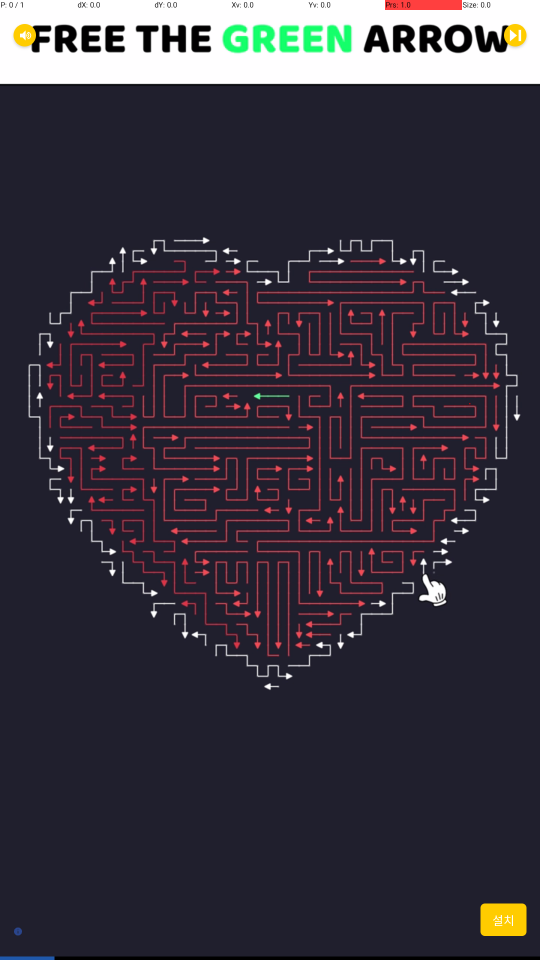
#> input picture virtual_player/data/games/carmatch/screenshots/AD.png, 1080 x 1920 px (shown at 1/2 size); its folder holds only this picture in this run
$ python board_analyzer.py ../data/games/carmatch/screenshots/AD.png
#> lines starting #> are read from the running program, lines starting #| are printed output that depends on the picture; after the words box and inside, x2 and y2 are one past the last pixel; in counts of white or black regions, pixels touching at a corner belong together
"""
Board Analyzer v2 — Connected Components + Color Clustering
=============================================================
게임 스크린샷에서 퍼즐 보드를 정밀 분석.

기존 FFT 방식의 한계를 극복:
  - Connected Components로 개별 셀 감지
  - K-means 색상 클러스터링으로 타일 색상 분류
  - 가장자리 불완전 셀 자동 제거
  - 워터마크/텍스트 자동 무시

사용법:
  python board_analyzer.py <이미지> [--output-dir <출력폴더>] [--game balloonflow]
  python board_analyzer.py <이미지폴더> --batch [--output-dir <출력폴더>]
"""

import argparse
import json
import sys
from collections import Counter
from pathlib import Path

import cv2
import numpy as np
from PIL import Image


# ══════════════════════════════════════════════════════════════
#  1. Board Crop (개선 — 타일 시작점 기준)
# ══════════════════════════════════════════════════════════════

def crop_board_precise(img):
    """프레임이 아닌 타일 시작점을 기준으로 보드를 크롭.

    단계:
      1. 채도가 높은 영역 = 타일 (프레임/배경은 무채색)
      2. 타일 영역의 bounding box = 보드
    """
    h, w = img.shape[:2]
    hsv = cv2.cvtColor(img, cv2.COLOR_BGR2HSV)

    # 채도 > 40인 픽셀 = 색이 있는 타일
    sat_mask = hsv[:, :, 1] > 40
    # 밝기도 어느 정도 있어야 (너무 어두운 건 갭/배경)
    val_mask = hsv[:, :, 2] > 60
    tile_mask = (sat_mask & val_mask).astype(np.uint8) * 255

    # 모폴로지로 노이즈 제거 + 타일 연결
    kernel = cv2.getStructuringElement(cv2.MORPH_RECT, (5, 5))
    tile_mask = cv2.morphologyEx(tile_mask, cv2.MORPH_CLOSE, kernel)
    tile_mask = cv2.morphologyEx(tile_mask, cv2.MORPH_OPEN, kernel)

    # 타일 영역의 bounding box
    coords = cv2.findNonZero(tile_mask)
    if coords is None:
        return img, (0, 0, w, h)

    x, y, bw, bh = cv2.boundingRect(coords)

    # 약간의 패딩 (셀 갭 포함)
    pad = 3
    x = max(0, x - pad)
    y = max(0, y - pad)
    bw = min(w - x, bw + pad * 2)
    bh = min(h - y, bh + pad * 2)

    return img[y:y + bh, x:x + bw], (x, y, bw, bh)


# ══════════════════════════════════════════════════════════════
#  2. Grid Detection (Connected Components)
# ══════════════════════════════════════════════════════════════

def detect_grid_cc(board_img):
    """Connected Components로 개별 셀을 감지하여 그리드 크기 결정.

    단계:
      1. 타일 색상 마스크 (채도 기반)
      2. erode로 인접 셀 분리
      3. connectedComponents로 개별 셀 카운트
      4. 셀 위치의 x,y 클러스터링 → rows, cols
      5. 가장자리 불완전 셀 제거

    Returns:
      rows, cols, cell_positions[(cx, cy, w, h)], cell_size
    """
    h, w = board_img.shape[:2]
    hsv = cv2.cvtColor(board_img, cv2.COLOR_BGR2HSV)

    # 채도 있는 픽셀 = 타일
    sat = hsv[:, :, 1]
    val = hsv[:, :, 2]
    tile_mask = ((sat > 30) & (val > 50)).astype(np.uint8) * 255

    # erode로 인접 셀 분리 (셀 사이 갭 확대)
    # 갭 크기를 추정: 이미지 크기의 ~0.5%
    gap_size = max(2, int(min(w, h) * 0.005))
    erode_kernel = cv2.getStructuringElement(cv2.MORPH_RECT,
                                              (gap_size, gap_size))
    separated = cv2.erode(tile_mask, erode_kernel, iterations=1)

    # Connected Components
    num_labels, labels, stats, centroids = cv2.connectedComponentsWithStats(
        separated, connectivity=8)

    # 배경(label 0) 제외, 면적 필터
    min_area = (min(w, h) / 50) ** 2  # 최소 셀 면적
    max_area = (min(w, h) / 3) ** 2   # 최대 셀 면적 (너무 크면 병합된 것)

    cells = []
    for i in range(1, num_labels):
        area = stats[i, cv2.CC_STAT_AREA]
        cx, cy = centroids[i]
        cw = stats[i, cv2.CC_STAT_WIDTH]
        ch = stats[i, cv2.CC_STAT_HEIGHT]

        if min_area < area < max_area:
            cells.append({
                "cx": cx, "cy": cy,
                "x": stats[i, cv2.CC_STAT_LEFT],
                "y": stats[i, cv2.CC_STAT_TOP],
                "w": cw, "h": ch,
                "area": area,
            })

    if not cells:
        return 0, 0, [], 0

    # 셀 크기 추정 (중간값)
    widths = [c["w"] for c in cells]
    heights = [c["h"] for c in cells]
    med_w = np.median(widths)
    med_h = np.median(heights)
    cell_size = (med_w + med_h) / 2

    # 가장자리 불완전 셀 제거 (평균의 60% 미만)
    min_w = med_w * 0.6
    min_h = med_h * 0.6
    cells = [c for c in cells if c["w"] >= min_w and c["h"] >= min_h]

    if not cells:
        return 0, 0, [], cell_size

    # x, y 좌표 클러스터링 → rows, cols 결정
    xs = sorted(set(round(c["cx"] / cell_size) for c in cells))
    ys = sorted(set(round(c["cy"] / cell_size) for c in cells))

    # 실제 row/col 수
    cols = len(xs)
    rows = len(ys)

    # 셀 위치 정규화 (grid 좌표로 변환)
    for c in cells:
        c["grid_col"] = round(c["cx"] / cell_size)
        c["grid_row"] = round(c["cy"] / cell_size)

    return rows, cols, cells, cell_size


# ══════════════════════════════════════════════════════════════
#  3. Color Extraction (K-means + Palette Matching)
# ══════════════════════════════════════════════════════════════

def extract_cell_colors(board_img, cells, cell_size, palette=None):
    """각 셀의 중심 색상을 추출하고 팔레트에 매칭.

    Returns:
      grid_map[row][col] = {"color_id": int, "rgb": (r,g,b), "name": str}
    """
    h, w = board_img.shape[:2]

    # 그리드 맵 초기화
    if not cells:
        return [], {}

    max_row = max(c["grid_row"] for c in cells) + 1
    max_col = max(c["grid_col"] for c in cells) + 1

    grid_map = [[None for _ in range(max_col)] for _ in range(max_row)]
    color_counts = Counter()

    # 팔레트 준비
    pal_arr = None
    pal_ids = []
    pal_names = {}
    if palette:
        pal_arr = np.array([p["rgb"] for p in palette], dtype=np.float32)
        pal_ids = [p["id"] for p in palette]
        pal_names = {p["id"]: p["name"] for p in palette}

    for c in cells:
        # 셀 중심 50% 영역 샘플링
        cx, cy = int(c["cx"]), int(c["cy"])
        margin = max(1, int(cell_size * 0.2))
        y1 = max(0, cy - margin)
        y2 = min(h, cy + margin)
        x1 = max(0, cx - margin)
        x2 = min(w, cx + margin)

        region = board_img[y1:y2, x1:x2]
        if region.size == 0:
            continue

        # 최빈색 추출
        q = (region // 32) * 32 + 16
        flat = q.reshape(-1, 3)
        keys = flat[:, 0].astype(int) * 65536 + flat[:, 1].astype(int) * 256 + flat[:, 2].astype(int)
        unique, counts = np.unique(keys, return_counts=True)
        mode_key = unique[np.argmax(counts)]
        b_val = (mode_key >> 16) & 0xFF
        g_val = (mode_key >> 8) & 0xFF
        r_val = mode_key & 0xFF
        rgb = (r_val, g_val, b_val)

        # 팔레트 매칭
        if pal_arr is not None:
            dists = np.sqrt(np.sum((pal_arr - np.array(rgb, dtype=np.float32)) ** 2, axis=1))
            best_idx = int(np.argmin(dists))
            color_id = pal_ids[best_idx]
            color_name = pal_names.get(color_id, f"C{color_id}")
        else:
            # 팔레트 없으면 RGB 값 직접 사용
            color_id = 0
            color_name = f"#{r_val:02x}{g_val:02x}{b_val:02x}"

        r_idx = c["grid_row"]
        c_idx = c["grid_col"]
        if 0 <= r_idx < max_row and 0 <= c_idx < max_col:
            grid_map[r_idx][c_idx] = {
                "color_id": color_id,
                "rgb": rgb,
                "name": color_name,
            }
            color_counts[color_id] += 1

    return grid_map, dict(color_counts)


# ══════════════════════════════════════════════════════════════
#  4. FieldMap 생성
# ══════════════════════════════════════════════════════════════

def generate_fieldmap(grid_map, rows, cols):
    """grid_map → FieldMap 문자열."""
    lines = []
    for r in range(rows):
        row_tokens = []
        for c in range(cols):
            if r < len(grid_map) and c < len(grid_map[r]) and grid_map[r][c]:
                cid = grid_map[r][c]["color_id"]
                row_tokens.append(f"{cid:02d}")
            else:
                row_tokens.append("..")
        lines.append(" ".join(row_tokens))
    return "\n".join(lines)


# ══════════════════════════════════════════════════════════════
#  5. 시각화
# ══════════════════════════════════════════════════════════════

def draw_grid_overlay(board_img, cells, cell_size, grid_map=None):
    """분석 결과를 시각화."""
    vis = board_img.copy()

    for c in cells:
        x, y, w, h = int(c["x"]), int(c["y"]), int(c["w"]), int(c["h"])
        cv2.rectangle(vis, (x, y), (x + w, y + h), (0, 255, 0), 1)

        # 색상 ID 표시
        if grid_map:
            r_idx = c["grid_row"]
            c_idx = c["grid_col"]
            if r_idx < len(grid_map) and c_idx < len(grid_map[r_idx]) and grid_map[r_idx][c_idx]:
                cid = grid_map[r_idx][c_idx]["color_id"]
                cv2.putText(vis, str(cid), (int(c["cx"]) - 5, int(c["cy"]) + 5),
                            cv2.FONT_HERSHEY_SIMPLEX, 0.3, (255, 255, 255), 1)

    return vis


# ══════════════════════════════════════════════════════════════
#  6. Full Analysis Pipeline
# ══════════════════════════════════════════════════════════════

def analyze_board(img_path, palette=None, output_dir=None):
    """단일 이미지 전체 분석.

    Returns:
        dict: {rows, cols, cell_size, grid_map, fieldmap, color_distribution, ...}
    """
    img = cv2.imread(str(img_path))
    if img is None:
        return {"error": f"Cannot read: {img_path}"}

    # 1. 보드 크롭
    board, crop_rect = crop_board_precise(img)
    bh, bw = board.shape[:2]

    # 2. 그리드 감지
    rows, cols, cells, cell_size = detect_grid_cc(board)

    if rows < 2 or cols < 2:
        return {
            "error": "Grid detection failed",
            "board_size": (bw, bh),
            "cells_found": len(cells),
        }

    # 3. 색상 추출
    grid_map, color_counts = extract_cell_colors(board, cells, cell_size, palette)

    # 4. FieldMap
    fieldmap = generate_fieldmap(grid_map, rows, cols)

    # 5. 통계
    total_cells = sum(color_counts.values())
    num_colors = len([v for v in color_counts.values() if v > 0])

    # 색상 분포 문자열
    pal_names = {p["id"]: p["name"] for p in palette} if palette else {}
    dist_parts = []
    for cid, cnt in sorted(color_counts.items(), key=lambda x: -x[1]):
        name = pal_names.get(cid, f"C{cid}")
        pct = round(cnt / max(total_cells, 1) * 100, 1)
        dist_parts.append(f"{name}:{pct}%({cnt})")

    result = {
        "source": str(img_path),
        "board_size": (bw, bh),
        "grid_rows": rows,
        "grid_cols": cols,
        "cell_size": round(cell_size, 1),
        "total_cells": total_cells,
        "num_colors": num_colors,
        "color_distribution": " | ".join(dist_parts),
        "fieldmap": fieldmap,
        "color_counts": color_counts,
    }

    # 출력 저장
    if output_dir:
        out = Path(output_dir)
        out.mkdir(parents=True, exist_ok=True)
        name = Path(img_path).stem

        # 크롭 이미지
        cv2.imwrite(str(out / f"{name}_board.png"), board)

        # 그리드 오버레이
        overlay = draw_grid_overlay(board, cells, cell_size, grid_map)
        cv2.imwrite(str(out / f"{name}_grid.png"), overlay)

        # JSON
        json_result = {k: v for k, v in result.items() if k != "color_counts"}
        json_result["color_counts"] = {str(k): v for k, v in color_counts.items()}
        with open(out / f"{name}_analysis.json", "w", encoding="utf-8") as f:
            json.dump(json_result, f, indent=2, ensure_ascii=False)

    return result


# [27 lines left out: function analyze_batch, not called in this run]


# ══════════════════════════════════════════════════════════════
#  CLI
# ══════════════════════════════════════════════════════════════

def load_palette(game_id):
    """game_profiles.json에서 팔레트 로드."""
    profiles_path = Path(__file__).parent / "game_profiles.json"
    if profiles_path.exists():
        with open(profiles_path, "r", encoding="utf-8") as f:
            profiles = json.load(f)
        if game_id in profiles:
            return profiles[game_id].get("color_palette_28", [])
    return []


def main():
    parser = argparse.ArgumentParser(description="Board Analyzer v2")
    parser.add_argument("input", help="이미지 파일 또는 폴더")
    parser.add_argument("--output-dir", "-o", help="출력 폴더")
    parser.add_argument("--game", default="balloonflow", help="게임 ID (팔레트 선택)")
    parser.add_argument("--batch", action="store_true", help="폴더 일괄 처리")
    parser.add_argument("--no-palette", action="store_true", help="팔레트 없이 분석")

    args = parser.parse_args()
    palette = [] if args.no_palette else load_palette(args.game)
#> (reads virtual_player/tools/game_profiles.json from the repository)

    if args.batch or Path(args.input).is_dir():
        results = analyze_batch(args.input, palette, args.output_dir)
    else:
        r = analyze_board(args.input, palette, args.output_dir or ".")
#> in analyze_board, img is the input picture: shape (1920, 1080, 3); mean B, G, R 61.8, 50.5, 55.7
#> in crop_board_precise, `sat_mask = hsv[:, :, 1] > 40`:
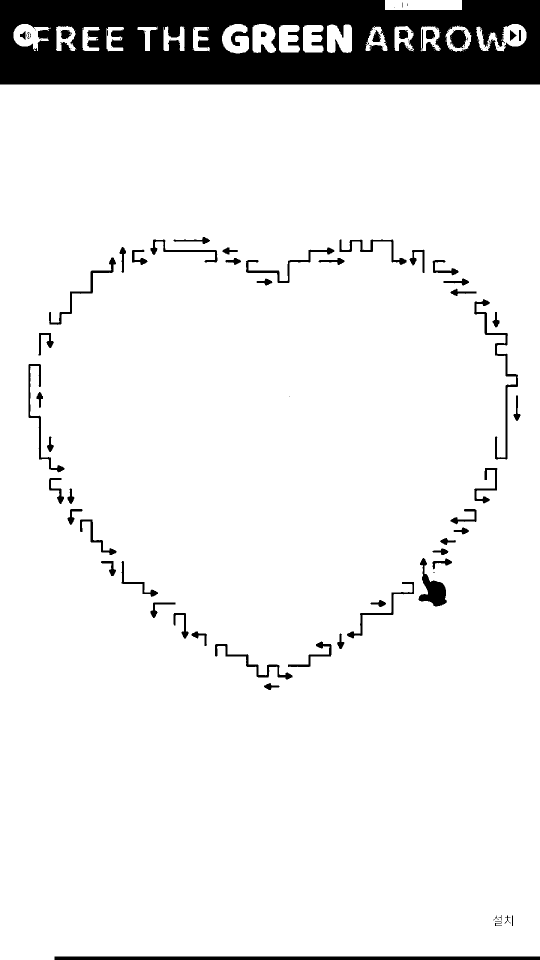
#> sat_mask: shape (1920, 1080) bool (shown at 1/2 size); 91% white; 112 black regions (51 under 20 px), largest, box (x1, y1, x2, y2) and area: (0, 0, 1080, 169) 151805, (109, 1913, 1080, 1920) 6797, (948, 598, 1036, 919) 2332
#> in crop_board_precise, `tile_mask = cv2.morphologyEx(tile_mask, cv2.MORPH_OPEN, kernel)`:
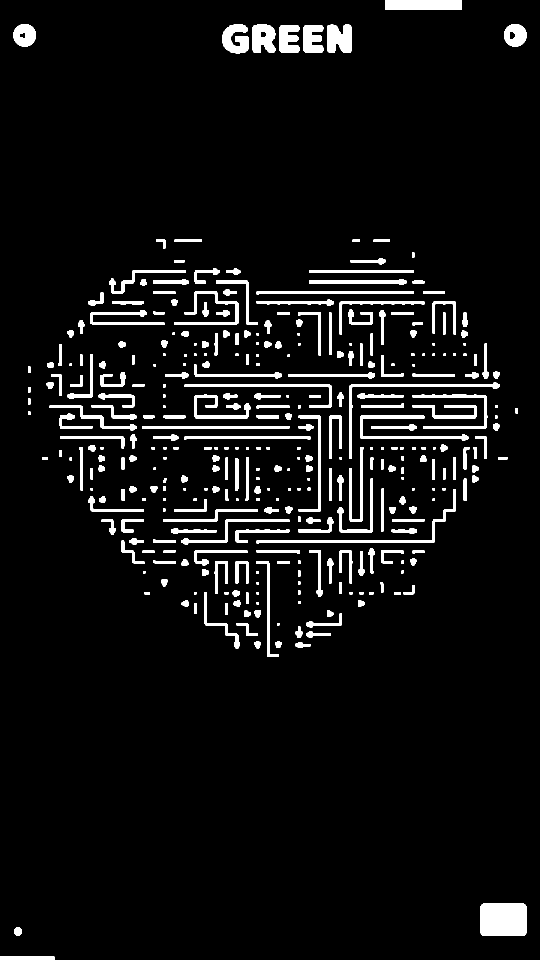
#> tile_mask: shape (1920, 1080) (shown at 1/2 size); 5.7% white; 346 white regions, largest, box (x1, y1, x2, y2) and area: (961, 1807, 1053, 1872) 5932, (770, 0, 924, 20) 3080, (513, 978, 912, 1087) 2908
#> in crop_board_precise, `coords = cv2.findNonZero(tile_mask)`: coords = contour of 118380 points, box (x1, y1, x2, y2) (0, 0, 1053, 1920), area 271595
#> in crop_board_precise, `x, y, bw, bh = cv2.boundingRect(coords)`: x = 0; bw = 1053; bh = 1920
#> in crop_board_precise, `bw = min(w - x, bw + pad * 2)`: bw = 1059
#> in analyze_board, `board, crop_rect = crop_board_precise(img)`:
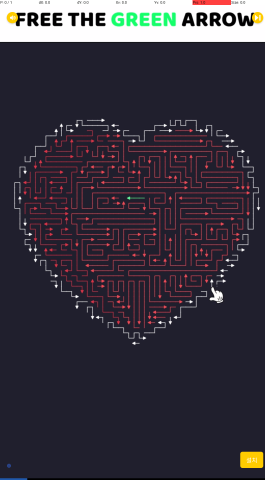
#> board: shape (1920, 1059, 3) (shown at 1/4 size); mean B, G, R 61.7, 50.5, 55.8
#> in analyze_board, `board, crop_rect = crop_board_precise(img)`: crop_rect = (0, 0, 1059, 1920)
#> in detect_grid_cc, `sat = hsv[:, :, 1]`:
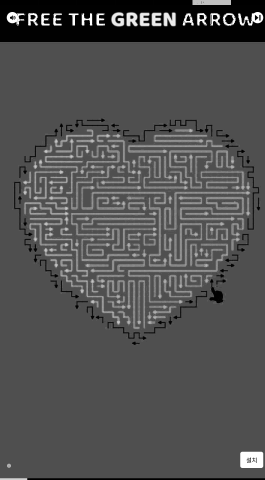
#> sat: shape (1920, 1059) (shown at 1/4 size); min 0, max 255, mean 80.9
#> in detect_grid_cc, `num_labels, labels, stats, centroids = cv2.connectedComponentsWithStat..`:
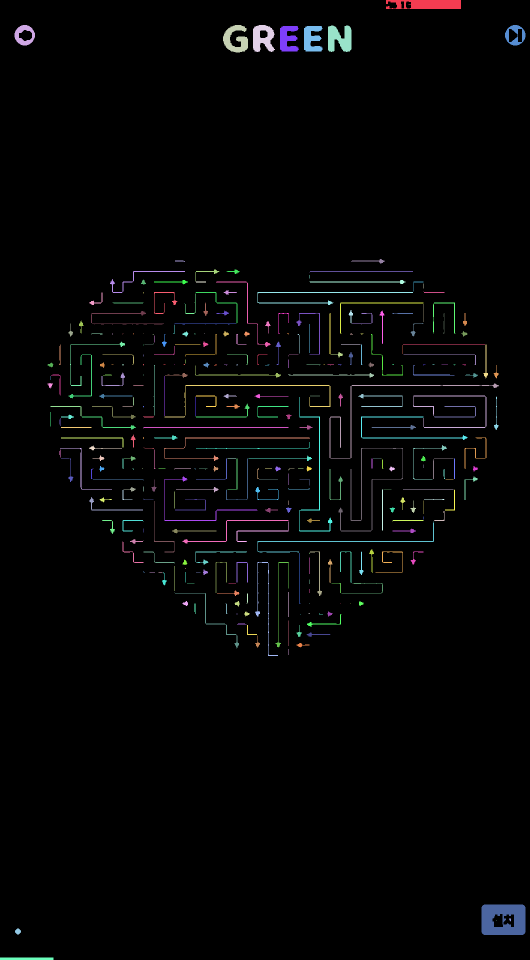
#> labels: shape (1920, 1059) int32 (shown at 1/2 size); 334 distinct labels, from 0 to 333; one colour per label, 0 black
#> in detect_grid_cc, `num_labels, labels, stats, centroids = cv2.connectedComponentsWithStat..`: num_labels = 334; stats = 334 rows, first 6: [0, 0, 1059, 1920, 1977173], [772, 0, 150, 18, 2286], [29, 50, 41, 41, 882], [446, 50, 50, 55, 1559], [506, 50, 44, 54, 1590], [656, 51, 47, 53, 1814]; centroids = 334 pairs, first value 35.5 to 1029.9, second value 8.29 to 1917
#> the loop in detect_grid_cc, `for i in range(1, num_labels):` made 333 passes
#> (area, cx, cy, cw, ch) on passes 1 to 3: (2286, 855.5, 8.29, 150, 18), (882, 47.9, 69.78, 41, 41), (1559, 471.1, 78.36, 50, 55)
#> after the loop in detect_grid_cc, `for i in range(1, num_labels):`: cells = 25 items
#> in detect_grid_cc, `widths = [c["w"] for c in cells]`: widths = 25 values, max 353 at index 21, min 37 at index 7, mean 153.4
#> in detect_grid_cc, `heights = [c["h"] for c in cells]`: heights = 25 values, max 269 at index 14, min 3 at index 16, mean 69.64
#> in detect_grid_cc, `med_w = np.median(widths)`: med_w = 146
#> in detect_grid_cc, `med_h = np.median(heights)`: med_h = 53
#> in detect_grid_cc, `cell_size = (med_w + med_h) / 2`: cell_size = 99.5
#> in detect_grid_cc, `min_w = med_w * 0.6`: min_w = 87.6
#> in detect_grid_cc, `min_h = med_h * 0.6`: min_h = 31.8
#> in detect_grid_cc, `cells = [c for c in cells if c["w"] >= min_w and c["h"] >= min_h]`: cells = 11 items
#> in detect_grid_cc, `xs = sorted(set(round(c["cx"] / cell_size) for c in cells))`: xs = [4, 5, 7, 8, 9, 10]
#> in detect_grid_cc, `ys = sorted(set(round(c["cy"] / cell_size) for c in cells))`: ys = [6, 8, 9, 10, 11, 18]
#> in detect_grid_cc, `cols = len(xs)`: cols = 6
#> the loop in detect_grid_cc, `for c in cells:` made 11 passes
#> in analyze_board, `rows, cols, cells, cell_size = detect_grid_cc(board)`: cells = 11 items; cell_size = 99.5
#> in extract_cell_colors, `max_row = max(c["grid_row"] for c in cells) + 1`: max_row = 19
#> in extract_cell_colors, `max_col = max(c["grid_col"] for c in cells) + 1`: max_col = 11
#> the loop in extract_cell_colors, `for c in cells:` made 11 passes
#> (cx, cy, y1, y2, x1, x2, counts, mode_key) on pass 11: (1006, 1838, 1819, 1857, 987, 1025, [1112, 36, 17, 1, 22, 55, 15, 42, 144], 1102064)
#> pass 1, in extract_cell_colors, `region = board_img[y1:y2, x1:x2]`:
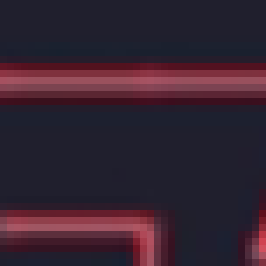
#> region: shape (38, 38, 3) (shown 7 times larger); mean B, G, R 49, 34.8, 53.1
#> after the loop in extract_cell_colors, `for c in cells:`: color_counts = {8: 10, 4: 1}; grid_map = 19 items
#> in analyze_board, `grid_map, color_counts = extract_cell_colors(board, cells, cell_size, ..`: color_counts = {8: 10, 4: 1}
#> after the loop in generate_fieldmap, `for r in range(rows):`: lines = ['.. .. .. .. .. ..', '.. .. .. .. .. ..', '.. .. .. .. .. ..', '.. .. .. .. .. ..', '.. .. .. .. .. ..', '.. .. .. .. .. ..']
#> in analyze_board, `total_cells = sum(color_counts.values())`: total_cells = 11
#> in analyze_board, `num_colors = len([v for v in color_counts.values() if v > 0])`: num_colors = 2
#> the loop in analyze_board, `for cid, cnt in sorted(color_counts.items(), key=lambda x: -x[1]):` made 2 passes
#> (cid, cnt, name, pct) on passes 1 to 2: (8, 10, 'Dark', 90.9), (4, 1, 'Yellow', 9.1)
#> after the loop in analyze_board, `for cid, cnt in sorted(color_counts.items(), key=lambda x: -x[1]):`: dist_parts = ['Dark:90.9%(10)', 'Yellow:9.1%(1)']
#> the loop in draw_grid_overlay, `for c in cells:` made 11 passes
#> (x, y, w, h, r_idx, c_idx, cid) on passes 1 to 8: (680, 605, 167, 63, 6, 7, 8), (659, 767, 339, 150, 8, 8, 8), (369, 770, 292, 61, 8, 5, 8), (826, 791, 147, 65, 8, 9, 8), (722, 833, 214, 47, 9, 8, 8), (328, 875, 291, 47, 9, 5, 8), (677, 896, 129, 167, 10, 7, 8), (328, 953, 187, 89, 10, 4, 8)
#> after the loop in draw_grid_overlay, `for c in cells:`:
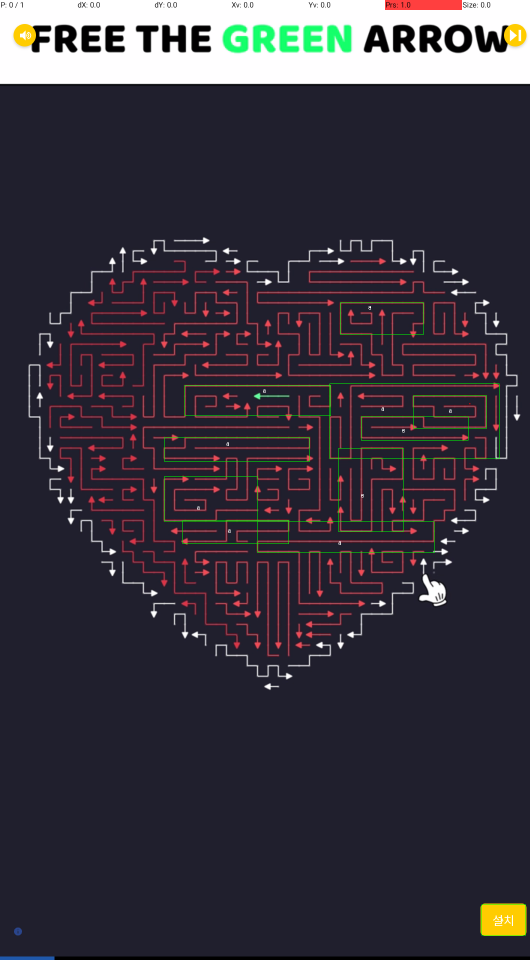
#> vis: shape (1920, 1059, 3) (shown at 1/2 size); 0.33% of pixels changed, all inside (x1, y1, x2, y2) = (328, 605, 1052, 1871)
#> in analyze_board, `json_result = {k: v for k, v in result.items() if k != "color_counts"}`: json_result = 9 items
#> r = 10 items
        if "error" in r:
            print(f"Error: {r['error']}")
        else:
            print(f"\nGrid: {r['grid_rows']}x{r['grid_cols']}")
#| Grid: 6x6
            print(f"Cells: {r['total_cells']}")
#| Cells: 11
            print(f"Colors: {r['num_colors']}")
#| Colors: 2
            print(f"Distribution: {r['color_distribution']}")
#| Distribution: Dark:90.9%(10) | Yellow:9.1%(1)
            print(f"\nFieldMap:")
            print(r["fieldmap"])


if __name__ == "__main__":
    main()
